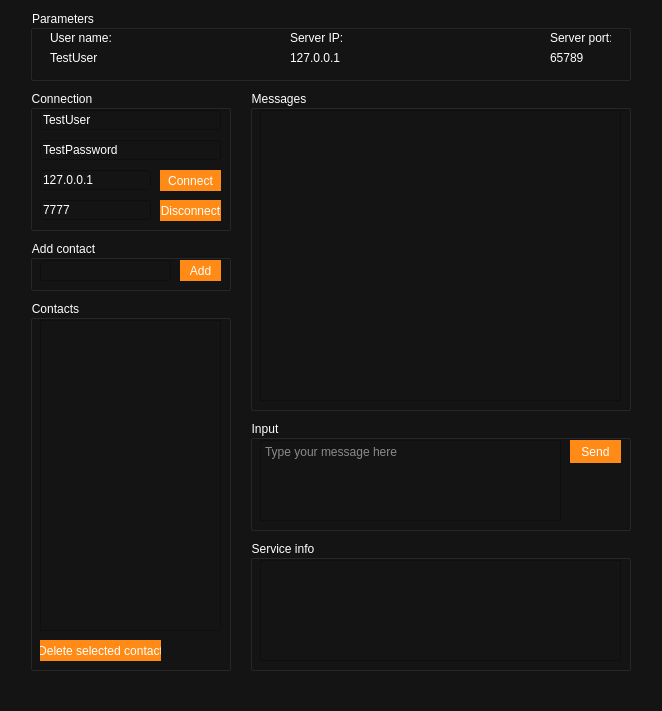
<?xml version="1.0" encoding="UTF-8"?>
<ui version="4.0">
 <class>MainWindow</class>
 <widget class="QMainWindow" name="MainWindow">
  <property name="enabled">
   <bool>true</bool>
  </property>
  <property name="geometry">
   <rect>
    <x>0</x>
    <y>0</y>
    <width>662</width>
    <height>711</height>
   </rect>
  </property>
  <property name="windowTitle">
   <string>Messenger</string>
  </property>
  <property name="styleSheet">
   <string notr="true">background-color: rgb(20, 20, 20);</string>
  </property>
  <widget class="QWidget" name="centralwidget">
   <property name="styleSheet">
    <string notr="true"/>
   </property>
   <widget class="QGroupBox" name="groupBox">
    <property name="geometry">
     <rect>
      <x>30</x>
      <y>10</y>
      <width>601</width>
      <height>71</height>
     </rect>
    </property>
    <property name="styleSheet">
     <string notr="true">color: rgb(255, 255, 255);</string>
    </property>
    <property name="title">
     <string>Parameters</string>
    </property>
    <widget class="QLabel" name="label_username_key">
     <property name="geometry">
      <rect>
       <x>20</x>
       <y>20</y>
       <width>61</width>
       <height>16</height>
      </rect>
     </property>
     <property name="styleSheet">
      <string notr="true">color: rgb(255, 255, 255);</string>
     </property>
     <property name="text">
      <string>User name:</string>
     </property>
    </widget>
    <widget class="QLabel" name="label_server_ip_key">
     <property name="geometry">
      <rect>
       <x>260</x>
       <y>20</y>
       <width>61</width>
       <height>16</height>
      </rect>
     </property>
     <property name="styleSheet">
      <string notr="true">color: rgb(255, 255, 255);</string>
     </property>
     <property name="text">
      <string>Server IP:</string>
     </property>
    </widget>
    <widget class="QLabel" name="label_server_port_key">
     <property name="geometry">
      <rect>
       <x>520</x>
       <y>20</y>
       <width>61</width>
       <height>16</height>
      </rect>
     </property>
     <property name="styleSheet">
      <string notr="true">color: rgb(255, 255, 255);</string>
     </property>
     <property name="text">
      <string>Server port:</string>
     </property>
    </widget>
    <widget class="QLabel" name="label_username_val">
     <property name="geometry">
      <rect>
       <x>20</x>
       <y>40</y>
       <width>121</width>
       <height>16</height>
      </rect>
     </property>
     <property name="styleSheet">
      <string notr="true">color: rgb(255, 255, 255);</string>
     </property>
     <property name="text">
      <string>TestUser</string>
     </property>
    </widget>
    <widget class="QLabel" name="label_server_ip_val">
     <property name="geometry">
      <rect>
       <x>260</x>
       <y>40</y>
       <width>121</width>
       <height>16</height>
      </rect>
     </property>
     <property name="styleSheet">
      <string notr="true">color: rgb(255, 255, 255);</string>
     </property>
     <property name="text">
      <string>127.0.0.1</string>
     </property>
    </widget>
    <widget class="QLabel" name="label_server_port_val">
     <property name="geometry">
      <rect>
       <x>520</x>
       <y>40</y>
       <width>51</width>
       <height>16</height>
      </rect>
     </property>
     <property name="styleSheet">
      <string notr="true">color: rgb(255, 255, 255);</string>
     </property>
     <property name="text">
      <string>65789</string>
     </property>
    </widget>
   </widget>
   <widget class="QGroupBox" name="groupBox_2">
    <property name="geometry">
     <rect>
      <x>30</x>
      <y>240</y>
      <width>201</width>
      <height>51</height>
     </rect>
    </property>
    <property name="styleSheet">
     <string notr="true">color: rgb(255, 255, 255);
</string>
    </property>
    <property name="title">
     <string>Add contact</string>
    </property>
    <widget class="QLineEdit" name="lineEdit_add_contact">
     <property name="geometry">
      <rect>
       <x>10</x>
       <y>20</y>
       <width>131</width>
       <height>21</height>
      </rect>
     </property>
    </widget>
    <widget class="QPushButton" name="pushButton_add_contact">
     <property name="geometry">
      <rect>
       <x>150</x>
       <y>20</y>
       <width>41</width>
       <height>21</height>
      </rect>
     </property>
     <property name="styleSheet">
      <string notr="true">background-color: rgb(255, 138, 21);
border: none;</string>
     </property>
     <property name="text">
      <string>Add</string>
     </property>
    </widget>
   </widget>
   <widget class="QGroupBox" name="groupBox_3">
    <property name="geometry">
     <rect>
      <x>30</x>
      <y>300</y>
      <width>201</width>
      <height>371</height>
     </rect>
    </property>
    <property name="styleSheet">
     <string notr="true">color: rgb(255, 255, 255);
</string>
    </property>
    <property name="title">
     <string>Contacts</string>
    </property>
    <widget class="QPushButton" name="pushButton_delete_contact">
     <property name="geometry">
      <rect>
       <x>10</x>
       <y>340</y>
       <width>121</width>
       <height>21</height>
      </rect>
     </property>
     <property name="styleSheet">
      <string notr="true">background-color: rgb(255, 138, 21);
border: none;</string>
     </property>
     <property name="text">
      <string>Delete selected contact</string>
     </property>
    </widget>
    <widget class="QListWidget" name="listWidget_contacts">
     <property name="geometry">
      <rect>
       <x>10</x>
       <y>20</y>
       <width>181</width>
       <height>311</height>
      </rect>
     </property>
    </widget>
   </widget>
   <widget class="QGroupBox" name="groupBox_4">
    <property name="geometry">
     <rect>
      <x>250</x>
      <y>420</y>
      <width>381</width>
      <height>111</height>
     </rect>
    </property>
    <property name="styleSheet">
     <string notr="true">color: rgb(255, 255, 255);
</string>
    </property>
    <property name="title">
     <string>Input</string>
    </property>
    <widget class="QTextEdit" name="textEdit_input">
     <property name="geometry">
      <rect>
       <x>10</x>
       <y>20</y>
       <width>301</width>
       <height>81</height>
      </rect>
     </property>
     <property name="placeholderText">
      <string>Type your message here</string>
     </property>
    </widget>
    <widget class="QPushButton" name="pushButton_send">
     <property name="geometry">
      <rect>
       <x>320</x>
       <y>20</y>
       <width>51</width>
       <height>23</height>
      </rect>
     </property>
     <property name="styleSheet">
      <string notr="true">background-color: rgb(255, 138, 21);
border: none;</string>
     </property>
     <property name="text">
      <string>Send</string>
     </property>
    </widget>
   </widget>
   <widget class="QGroupBox" name="groupBox_5">
    <property name="geometry">
     <rect>
      <x>250</x>
      <y>90</y>
      <width>381</width>
      <height>321</height>
     </rect>
    </property>
    <property name="styleSheet">
     <string notr="true">color: rgb(255, 255, 255);
</string>
    </property>
    <property name="title">
     <string>Messages</string>
    </property>
    <widget class="QTextBrowser" name="textBrowser_messages">
     <property name="geometry">
      <rect>
       <x>10</x>
       <y>20</y>
       <width>361</width>
       <height>291</height>
      </rect>
     </property>
    </widget>
   </widget>
   <widget class="QGroupBox" name="groupBox_6">
    <property name="geometry">
     <rect>
      <x>250</x>
      <y>540</y>
      <width>381</width>
      <height>131</height>
     </rect>
    </property>
    <property name="styleSheet">
     <string notr="true">color: rgb(255, 255, 255);
</string>
    </property>
    <property name="title">
     <string>Service info</string>
    </property>
    <widget class="QTextBrowser" name="textBrowser_service_info">
     <property name="enabled">
      <bool>true</bool>
     </property>
     <property name="geometry">
      <rect>
       <x>10</x>
       <y>20</y>
       <width>361</width>
       <height>101</height>
      </rect>
     </property>
    </widget>
   </widget>
   <widget class="QGroupBox" name="groupBox_7">
    <property name="geometry">
     <rect>
      <x>30</x>
      <y>90</y>
      <width>201</width>
      <height>141</height>
     </rect>
    </property>
    <property name="styleSheet">
     <string notr="true">color: rgb(255, 255, 255);
</string>
    </property>
    <property name="title">
     <string>Connection</string>
    </property>
    <widget class="QLineEdit" name="lineEdit_server_ip">
     <property name="geometry">
      <rect>
       <x>10</x>
       <y>80</y>
       <width>111</width>
       <height>20</height>
      </rect>
     </property>
     <property name="text">
      <string>127.0.0.1</string>
     </property>
     <property name="placeholderText">
      <string>Server IP</string>
     </property>
    </widget>
    <widget class="QLineEdit" name="lineEdit_server_port">
     <property name="geometry">
      <rect>
       <x>10</x>
       <y>110</y>
       <width>111</width>
       <height>20</height>
      </rect>
     </property>
     <property name="text">
      <string>7777</string>
     </property>
     <property name="placeholderText">
      <string>Server port</string>
     </property>
    </widget>
    <widget class="QPushButton" name="pushButton_connect">
     <property name="geometry">
      <rect>
       <x>130</x>
       <y>80</y>
       <width>61</width>
       <height>21</height>
      </rect>
     </property>
     <property name="styleSheet">
      <string notr="true">background-color: rgb(255, 138, 21);
border: none;</string>
     </property>
     <property name="text">
      <string>Connect</string>
     </property>
    </widget>
    <widget class="QLineEdit" name="lineEdit_username">
     <property name="geometry">
      <rect>
       <x>10</x>
       <y>20</y>
       <width>181</width>
       <height>20</height>
      </rect>
     </property>
     <property name="text">
      <string>TestUser</string>
     </property>
     <property name="placeholderText">
      <string>User name</string>
     </property>
    </widget>
    <widget class="QLineEdit" name="lineEdit_password">
     <property name="enabled">
      <bool>true</bool>
     </property>
     <property name="geometry">
      <rect>
       <x>10</x>
       <y>50</y>
       <width>181</width>
       <height>20</height>
      </rect>
     </property>
     <property name="text">
      <string>TestPassword</string>
     </property>
     <property name="placeholderText">
      <string>Password</string>
     </property>
    </widget>
    <widget class="QPushButton" name="pushButton_disconnect">
     <property name="geometry">
      <rect>
       <x>130</x>
       <y>110</y>
       <width>61</width>
       <height>21</height>
      </rect>
     </property>
     <property name="styleSheet">
      <string notr="true">background-color: rgb(255, 138, 21);
border: none;</string>
     </property>
     <property name="text">
      <string>Disconnect</string>
     </property>
    </widget>
   </widget>
  </widget>
  <widget class="QMenuBar" name="menubar">
   <property name="geometry">
    <rect>
     <x>0</x>
     <y>0</y>
     <width>662</width>
     <height>21</height>
    </rect>
   </property>
   <property name="styleSheet">
    <string notr="true">color: rgb(255, 255, 255);</string>
   </property>
  </widget>
  <widget class="QStatusBar" name="statusbar">
   <property name="styleSheet">
    <string notr="true">color: rgb(255, 255, 255);</string>
   </property>
  </widget>
 </widget>
 <resources/>
 <connections/>
</ui>
